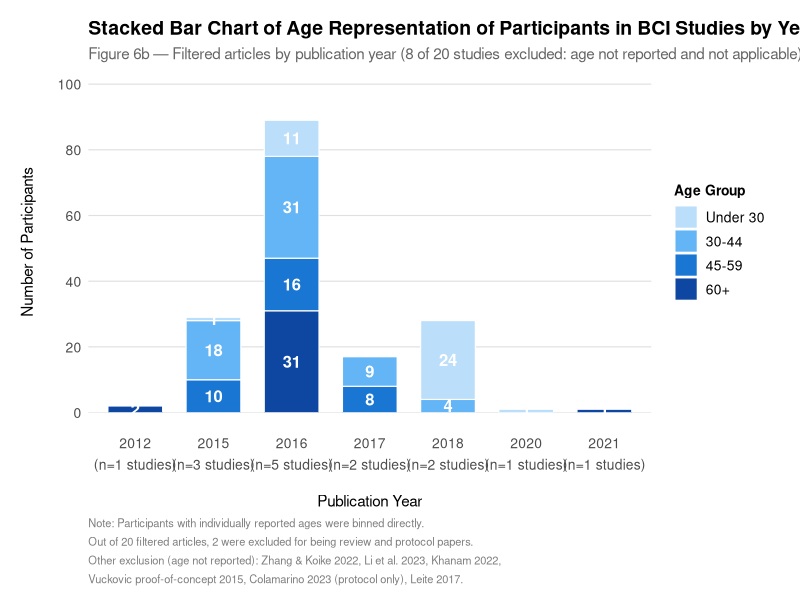
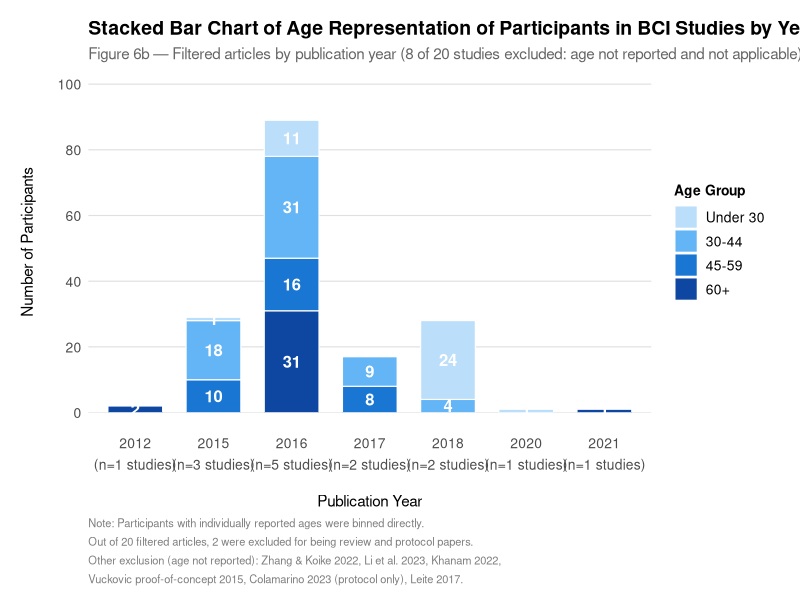

These figures' R source, in order:
# install.packages(c("ggplot2", "dplyr"))
library(ggplot2)
library(dplyr)

# Load data
age_data <- read.csv("figure6b_age_bins.csv", stringsAsFactors = FALSE)
age_data <- age_data[age_data$count > 0, ]

age_data$age_group <- factor(age_data$age_group,
                             levels = c("Under 30", "30-44", "45-59", "60+"))

n_studies_per_year <- c(
  "2012" = 1, "2015" = 3, "2016" = 5, "2017" = 2,
  "2018" = 2, "2020" = 1, "2021" = 1
)

years    <- sort(unique(age_data$year))
x_labels <- paste0(years, "\n(n=", n_studies_per_year[as.character(years)], " studies)")
names(x_labels) <- years

age_data$year_label <- factor(
  x_labels[as.character(age_data$year)],
  levels = x_labels
)

age_data_pos <- age_data %>%
  arrange(year_label, desc(age_group)) %>%
  group_by(year_label) %>%
  mutate(
    cum_top = cumsum(count),
    label_y = cum_top - count / 2   
  ) %>%
  ungroup()

# Plotting
fig6b <- ggplot(age_data_pos,
                aes(x = year_label, y = count, fill = age_group)) +
  
  geom_bar(stat = "identity", position = "stack",
           width = 0.7, color = "white", linewidth = 0.4) +
  
  geom_text(
    aes(y = label_y, label = count),
    color = "white", size = 4.2, fontface = "bold", family = "Helvetica"
  ) +
  
  scale_fill_manual(
    values = c(
      "Under 30" = "#BBDEFB",
      "30-44"    = "#64B5F6",
      "45-59"    = "#1976D2",
      "60+"      = "#0D47A1"
    ),
    name = "Age Group"
  ) +
  
  scale_y_continuous(
    expand = expansion(mult = c(0, 0.04)),
    limits = c(0, 100),
    breaks = seq(0, 100, by = 20)
  ) +
  
  labs(
    title    = "Stacked Bar Chart of Age Representation of Participants in BCI Studies by Year",
    subtitle = "Figure 6b \u2014 Filtered articles by publication year (8 of 20 studies excluded: age not reported and not applicable)",
    x        = "Publication Year",
    y        = "Number of Participants",
    caption  = paste0(
      "Note: Participants with individually reported ages were binned directly.\n",
      "Out of 20 filtered articles, 2 were excluded for being review and protocol papers.\n",
      "Other exclusion (age not reported): Zhang & Koike 2022, Li et al. 2023, Khanam 2022,\n",
      "Vuckovic proof-of-concept 2015, Colamarino 2023 (protocol only), Leite 2017."
    )
  ) +
  
  theme_minimal(base_family = "Helvetica") +
  theme(
    plot.title         = element_text(size = 14, face = "bold",    hjust = 0),
    plot.subtitle      = element_text(size = 11, color = "grey40", hjust = 0),
    plot.caption       = element_text(size = 8,  color = "grey50", hjust = 0,
                                      lineheight = 1.4),
    axis.title.x       = element_text(size = 11, margin = margin(t = 15)),
    axis.title.y       = element_text(size = 11, margin = margin(r = 15)),
    axis.text          = element_text(size = 10),
    axis.text.x        = element_text(lineheight = 1.3, margin = margin(t = 15)),
    legend.title       = element_text(size = 10, face = "bold"),
    legend.text        = element_text(size = 10),
    legend.position    = "right",
    panel.grid.major.x = element_blank(),
    panel.grid.minor   = element_blank(),
    panel.grid.major.y = element_line(color = "grey88", linewidth = 0.4),
    plot.margin        = margin(t = 15, r = 20, b = 10, l = 15)
  )

print(fig6b)

ggsave("figure6b_age_stacked_bar.png",
       plot = fig6b, width = 14, height = 14, dpi = 1000, bg = "white")
